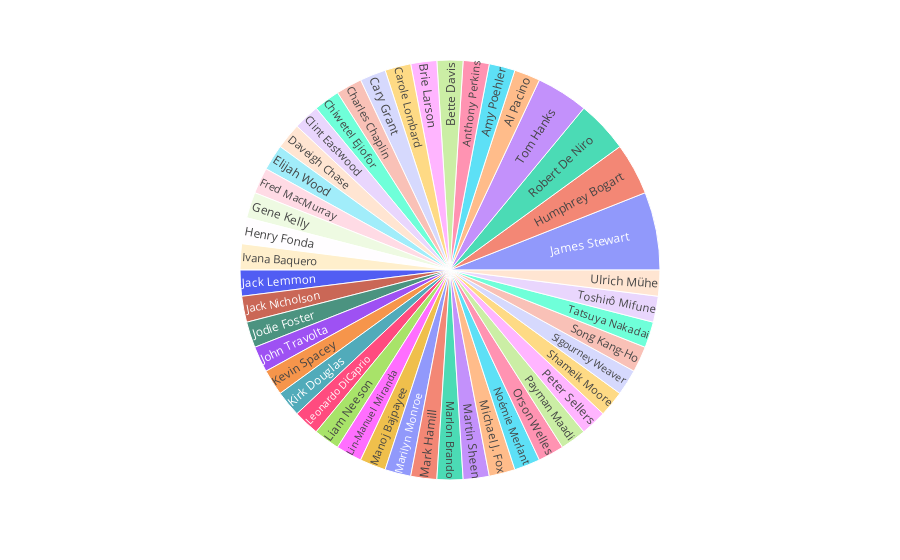

Write notebook code for a chart like this one.
### Markdown cell above
**Sunburst Graph 1:** Out of the 1000 top-ranked films on IMDB, these are the top 7 directors with the most top-rated films. Alfred Hitchcock and Steven Spielberg have both produced the most top-rated films according to regular viewers with 14 out of the 1000 films each.

### Code cell
imdb_top_actors()

### Figure 1 — Plotly figure (JSON) as saved in the notebook; plotly's stock layout.template omitted (floating-point values rounded to 4 significant figures)
{"data": [{"branchvalues": "total", "customdata": [["The Godfather: Part II", "Crime"], ["Inside Out", "Animation"], ["Psycho", "Horror"], ["All About Eve", "Drama"], ["Room", "Drama"], ["To Be or Not to Be", "Comedy"], ["North by Northwest", "Adventure"], ["City Lights", "Comedy"], ["12 Years a Slave", "Biography"], ["Unforgiven", "Drama"], ["Spirited Away", "Animation"], ["The Lord of the Rings: The Return of the King", "Action"], ["Double Indemnity", "Crime"], ["Singin' in the Rain", "Comedy"], ["12 Angry Men", "Crime"], ["(?)", "(?)"], ["Pan's Labyrinth", "Drama"], ["The Apartment", "Comedy"], ["One Flew Over the Cuckoo's Nest", "Drama"], ["(?)", "(?)"], ["The Silence of the Lambs", "Crime"], ["Pulp Fiction", "Crime"], ["L.A. Confidential", "Crime"], ["Paths of Glory", "Drama"], ["The Departed", "Crime"], ["Schindler's List", "Biography"], ["Hamilton", "Biography"], ["Gangs of Wasseypur", "Action"], ["Some Like It Hot", "Comedy"], ["Star Wars: Episode IV - A New Hope", "Action"], ["The Godfather", "Crime"], ["Apocalypse Now", "Drama"], ["Back to the Future", "Adventure"], ["Portrait of a Lady on Fire", "Drama"], ["Citizen Kane", "Drama"], ["A Separation", "Drama"], ["Dr. Strangelove or: How I Learned to Stop Worrying and Love the Bomb", "Comedy"], ["(?)", "(?)"], ["Spider-Man: Into the Spider-Verse", "Animation"], ["Alien", "Horror"], ["Parasite", "Comedy"], ["Ran", "Action"], ["(?)", "(?)"], ["Rashomon", "Crime"], ["The Lives of Others", "Drama"]], "domain": {"x": [0, 1], "y": [0, 1]}, "hovertemplate": "labels=%{label}<br>count=%{value}<br>parent=%{parent}<br>id=%{id}<br>Movie=%{customdata[0]}<br>Genre1=%{customdata[1]}<extra></extra>", "ids": ["Al Pacino", "Amy Poehler", "Anthony Perkins", "Bette Davis", "Brie Larson", "Carole Lombard", "Cary Grant", "Charles Chaplin", "Chiwetel Ejiofor", "Clint Eastwood", "Daveigh Chase", "Elijah Wood", "Fred MacMurray", "Gene Kelly", "Henry Fonda", "Humphrey Bogart", "Ivana Baquero", "Jack Lemmon", "Jack Nicholson", "James Stewart", "Jodie Foster", "John Travolta", "Kevin Spacey", "Kirk Douglas", "Leonardo DiCaprio", "Liam Neeson", "Lin-Manuel Miranda", "Manoj Bajpayee", "Marilyn Monroe", "Mark Hamill", "Marlon Brando", "Martin Sheen", "Michael J. Fox", "Noémie Merlant", "Orson Welles", "Payman Maadi", "Peter Sellers", "Robert De Niro", "Shameik Moore", "Sigourney Weaver", "Song Kang-Ho", "Tatsuya Nakadai", "Tom Hanks", "Toshirô Mifune", "Ulrich Mühe"], "labels": ["Al Pacino", "Amy Poehler", "Anthony Perkins", "Bette Davis", "Brie Larson", "Carole Lombard", "Cary Grant", "Charles Chaplin", "Chiwetel Ejiofor", "Clint Eastwood", "Daveigh Chase", "Elijah Wood", "Fred MacMurray", "Gene Kelly", "Henry Fonda", "Humphrey Bogart", "Ivana Baquero", "Jack Lemmon", "Jack Nicholson", "James Stewart", "Jodie Foster", "John Travolta", "Kevin Spacey", "Kirk Douglas", "Leonardo DiCaprio", "Liam Neeson", "Lin-Manuel Miranda", "Manoj Bajpayee", "Marilyn Monroe", "Mark Hamill", "Marlon Brando", "Martin Sheen", "Michael J. Fox", "Noémie Merlant", "Orson Welles", "Payman Maadi", "Peter Sellers", "Robert De Niro", "Shameik Moore", "Sigourney Weaver", "Song Kang-Ho", "Tatsuya Nakadai", "Tom Hanks", "Toshirô Mifune", "Ulrich Mühe"], "name": "", "parents": ["", "", "", "", "", "", "", "", "", "", "", "", "", "", "", "", "", "", "", "", "", "", "", "", "", "", "", "", "", "", "", "", "", "", "", "", "", "", "", "", "", "", "", "", ""], "type": "sunburst", "values": [1, 1, 1, 1, 1, 1, 1, 1, 1, 1, 1, 1, 1, 1, 1, 2, 1, 1, 1, 3, 1, 1, 1, 1, 1, 1, 1, 1, 1, 1, 1, 1, 1, 1, 1, 1, 1, 2, 1, 1, 1, 1, 2, 1, 1]}], "layout": {"legend": {"tracegroupgap": 0}, "margin": {"t": 60}}}
